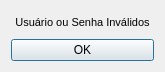
<?xml version="1.0" encoding="UTF-8"?>
<ui version="4.0">
 <class>Dialog</class>
 <widget class="QDialog" name="Dialog">
  <property name="geometry">
   <rect>
    <x>0</x>
    <y>0</y>
    <width>165</width>
    <height>72</height>
   </rect>
  </property>
  <property name="minimumSize">
   <size>
    <width>165</width>
    <height>72</height>
   </size>
  </property>
  <property name="maximumSize">
   <size>
    <width>165</width>
    <height>72</height>
   </size>
  </property>
  <property name="windowTitle">
   <string>Erro</string>
  </property>
  <layout class="QGridLayout" name="gridLayout">
   <item row="1" column="0">
    <layout class="QVBoxLayout" name="verticalLayout"/>
   </item>
   <item row="1" column="2">
    <layout class="QVBoxLayout" name="verticalLayout_3"/>
   </item>
   <item row="0" column="1">
    <widget class="QLabel" name="label">
     <property name="font">
      <font>
       <pointsize>8</pointsize>
      </font>
     </property>
     <property name="text">
      <string>Usuário ou Senha Inválidos</string>
     </property>
     <property name="alignment">
      <set>Qt::AlignCenter</set>
     </property>
    </widget>
   </item>
   <item row="1" column="1">
    <widget class="QPushButton" name="btnErro">
     <property name="text">
      <string>OK</string>
     </property>
    </widget>
   </item>
  </layout>
 </widget>
 <resources/>
 <connections/>
</ui>
